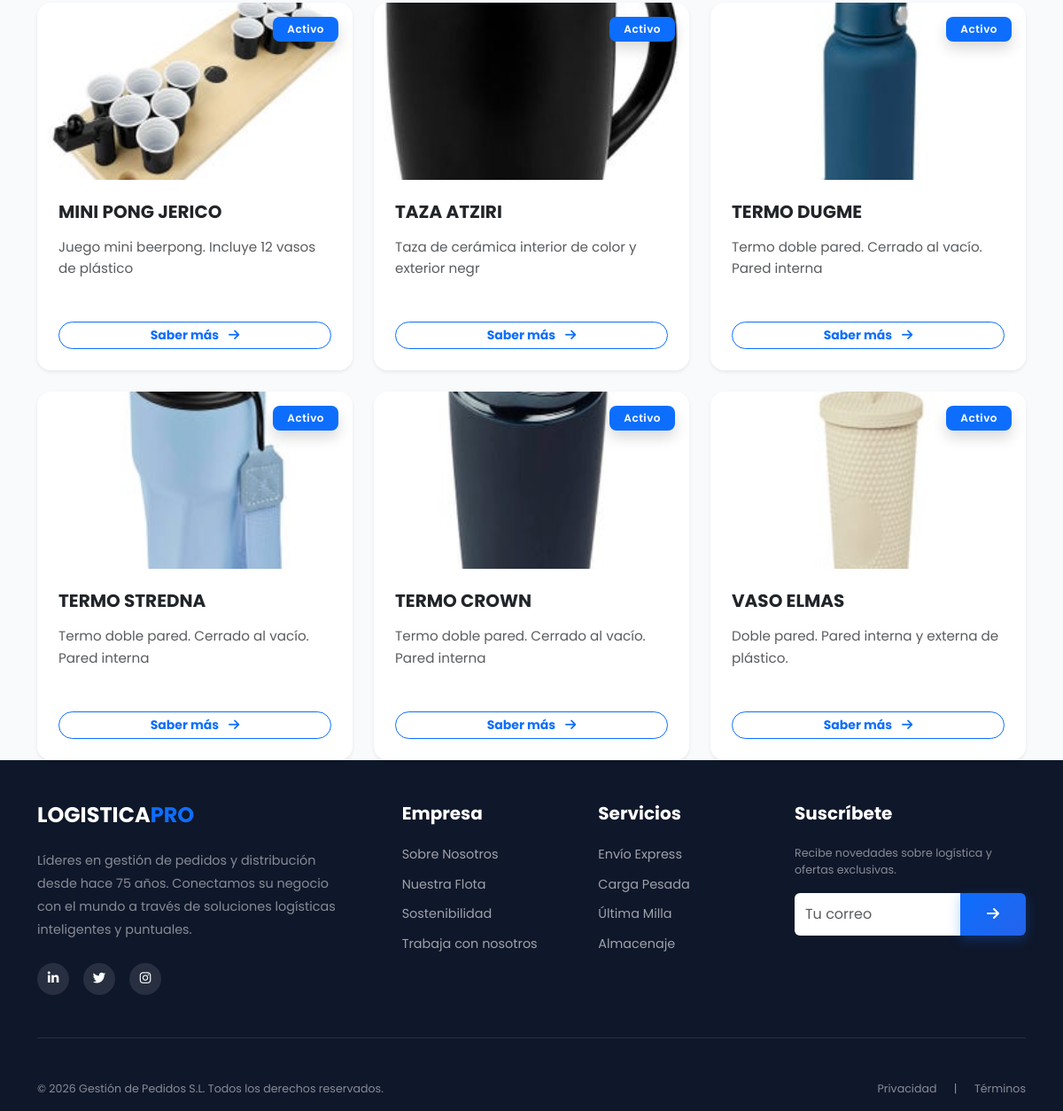
The page /servicios/ (lower part) on the database as committed earlier.
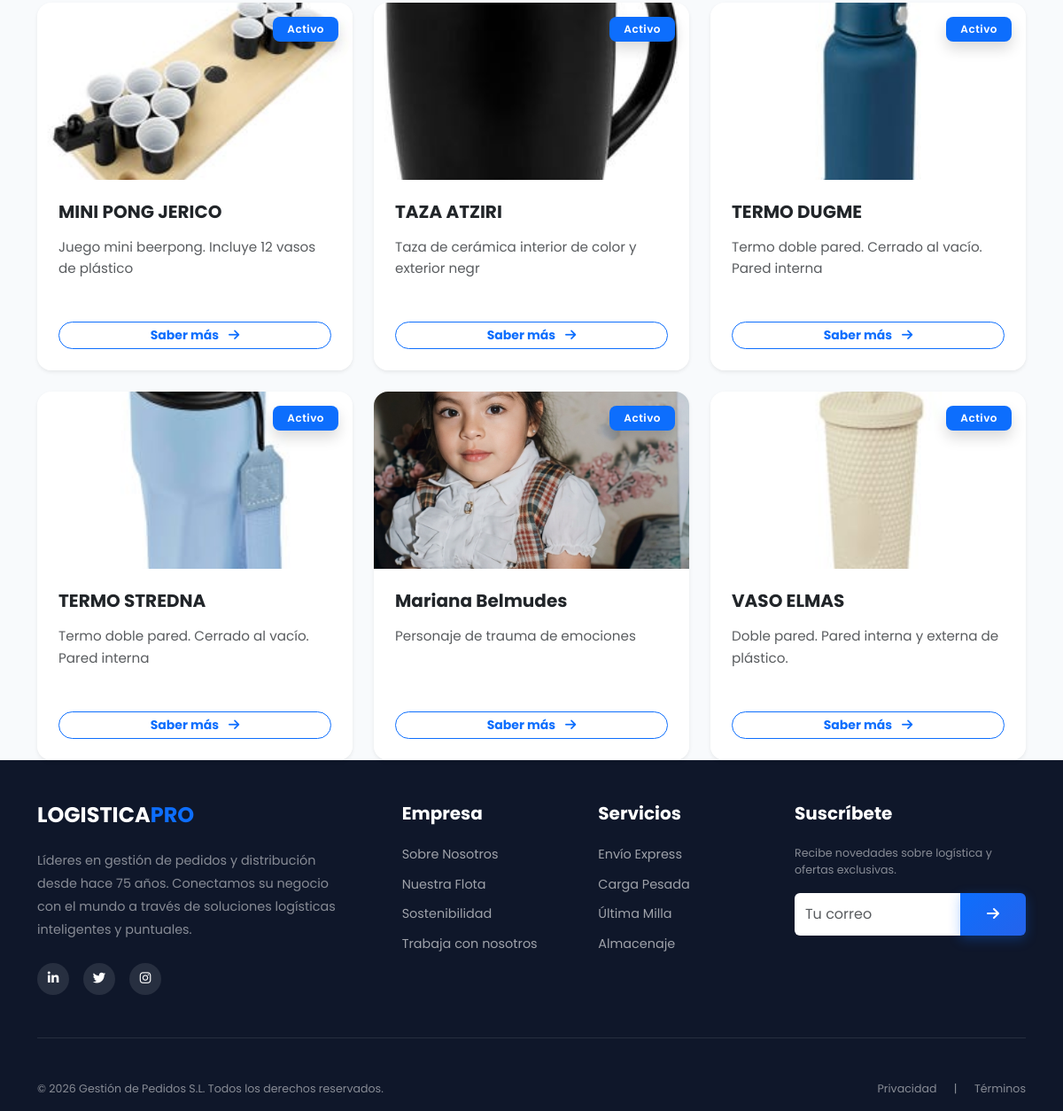
The same page on the database as committed later.
### servicios/models.py (models this page shows, shortened)
class servicio(models.Model):
    titulo = models.CharField(max_length=50)
    contenido = models.CharField(max_length=50)
    imagen = models.ImageField(upload_to='servicios')
    create = models.DateField(auto_now_add=True)
    update = models.DateField(auto_now_add=True)
    class Meta:
        verbose_name = 'servicio'
        verbose_name_plural = 'servicios'

### servicios/views.py (the view)
# urls.py: path('servicios/', include('servicios.urls')), # Aplicacion de Servicios
def servicios(request):
    servicios = servicio.objects.all()
    return render(request, "servicios/servicios.html", {'vServicios': servicios})

### appFrontend/templatetags/nav_tags.py (called while the page is built)
@register.simple_tag(takes_context=True)
def active_class(context, url_name):
    request = context['request']
    try:
        match = resolve(request.path_info)
        if match.url_name == url_name:
            return 'active'
    except:
        return ''
    return ''

### servicios/templates/servicios/servicios.html (shortened to what this page needs)
{% extends "appFrontend/indexMaster.html" %}
{% load static %}
{% block content %}
<section class="page-section">
    <div class="container">
        <div class="row g-4">
            {% for servicio in vServicios %}
            <div class="col-md-6 col-lg-4">
                <div class="card h-100 border-0 shadow-sm hover-card transition-all rounded-4 overflow-hidden">
                    <div class="position-relative overflow-hidden" style="height: 200px;">
                        <img src="{{ servicio.imagen.url }}" class="card-img-top w-100 h-100" alt="{{ servicio.titulo }}" style="object-fit: cover;">
                        <div class="card-img-overlay d-flex align-items-start justify-content-end">
                            <span class="badge bg-primary px-3 py-2 shadow">Activo</span>
                        </div>
                    </div>
                    <div class="card-body p-4">
                        <h3 class="h5 fw-bold mb-3 text-dark">{{ servicio.titulo }}</h3>
                        <p class="card-text text-muted mb-4" style="font-size: 0.95rem; line-height: 1.6;">
                            {{ servicio.contenido }}
                        </p>
                    </div>
                    <div class="card-footer bg-white border-0 p-4 pt-0">
                        <a href="#" class="btn btn-outline-primary btn-sm w-100 fw-bold rounded-pill">
                            Saber más <i class="fas fa-arrow-right ms-2"></i>
                        </a>
                    </div>
                </div>
            </div>
            {% endfor %}
        </div>
    </div>
</section>
{% endblock %}

Rows that differ between the two databases and show on the page:
changed servicio: imagen: a different picture; titulo "TERMO CROWN" → "Mariana Belmudes"; contenido "Termo doble pared. Cerrado al vacío. Pared interna" → "Personaje de trauma de emociones"
